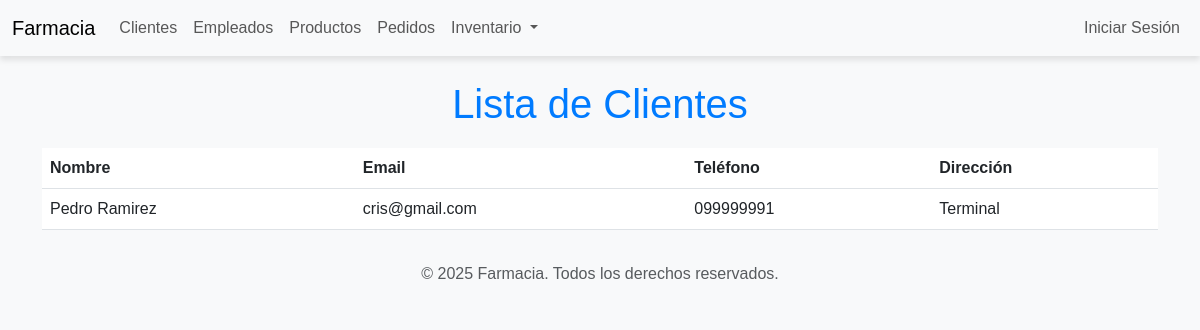
/clientes/, run on the app's committed database.
### usuarios/models.py (models this page shows, shortened)
class Cliente(models.Model):
    usuario = models.OneToOneField(
        get_user_model(),
        on_delete=models.CASCADE
    )
    direccion = models.CharField(max_length=255)

class Usuario(AbstractUser):
    cedula = models.CharField(max_length=20, unique=True, blank=True, null=True)
    telefono = models.CharField(max_length=15, blank=True, null=True)
    direccion = models.CharField(max_length=255, blank=True, null=True)
    ROLES = [
        ('ADMIN', 'Administrador'),
        ('EMPLEADO', 'Empleado'),
        ('CLIENTE', 'Cliente'),
    ]
    rol = models.CharField(max_length=10, choices=ROLES, default='CLIENTE')

### usuarios/views.py (the view)
# urls.py: path('clientes/', usuarios_views.lista_clientes, name='lista_clientes'),
def lista_clientes(request):
    clientes = Cliente.objects.select_related('usuario').all()
    return render(request, 'usuarios/lista_clientes.html', {'clientes': clientes})

### templates/usuarios/lista_clientes.html (shortened to what this page needs)
{% extends 'base.html' %}
{% block content %}
<h1>Lista de Clientes</h1>
<table class="table">
    <thead>
        <tr>
            <th>Nombre</th>
            <th>Email</th>
            <th>Teléfono</th>
            <th>Dirección</th>
        </tr>
    </thead>
    <tbody>
        {% for cliente in clientes %}
        <tr>
            <td>{{ cliente.usuario.first_name }} {{ cliente.usuario.last_name }}</td>
            <td>{{ cliente.usuario.email }}</td>
            <td>{{ cliente.usuario.telefono }}</td>
            <td>{{ cliente.direccion }}</td>
        </tr>
        {% endfor %}
    </tbody>
</table>
{% endblock %}

### static/css/styles.css (style rules this page uses)
body { font-family: 'Arial', sans-serif; background-color: #f8f9fa; color: #333; }
h1 { color: #007bff; text-align: center; margin-bottom: 20px; }

### data on the page
Cliente: usuario.first_name "Pedro", usuario.last_name "Ramirez", usuario.email "cris@gmail.com", usuario.telefono "099999991", direccion "Terminal"
